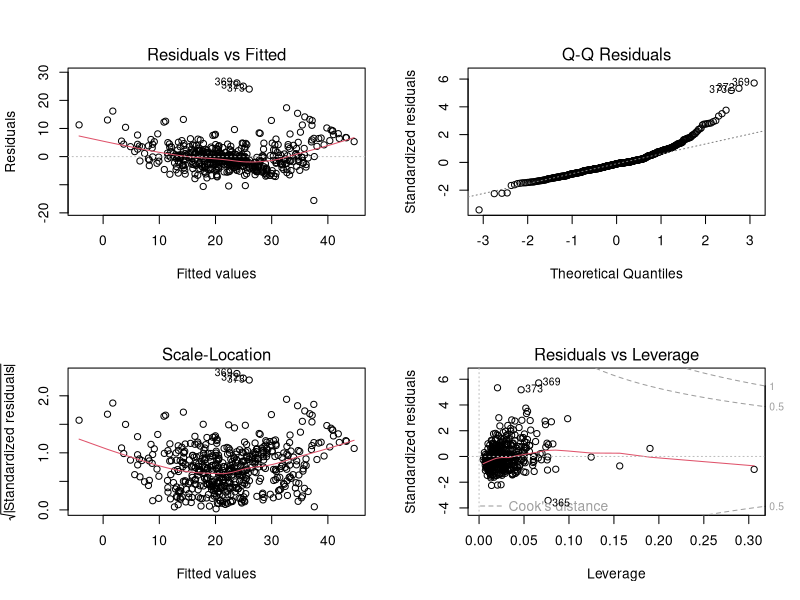

Reproduce this figure in R.
install.packages("MASS")
library(MASS)
data("Boston")

#display first five data
head(Boston)

summary(Boston)
str(Boston)

#a
fit1=lm(medv~lstat,data = Boston) #~ -> tida
summary(fit1)

#b
fit2=lm(medv~lstat+black,data = Boston)
summary(fit2)

#c
fit3=lm(medv~.,data = Boston)
summary(fit3)

#d
fit4=lm(medv~.- indus,data = Boston)
summary(fit4)

#e
par(mfrow=c(2,2))
plot(fit3)

#f
install.packages("car")
library(car)
vif(fit3)

#g
trainID =sample(1:nrow(Boston),round(0.8*nrow(Boston)))
trainID

train = Boston[trainID,]
test = Boston[-trainID,]

fit=lm(medv~.,data=train)
summary(fit)


#Predicting the test data
y_pred=predict(fit,test)
y_actual=test$medv

#Mean Squard error
MSE=mean((y_actual-y_pred)^2)
MSE

RMSE = sqrt(MSE)
RMSE

